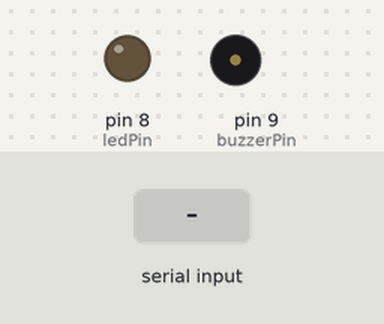
A sketch run on a simulated Arduino Uno, built with avr-gcc and run on an emulated ATmega328P. Parts: output pins drawn as LEDs (lit = HIGH), buzzer (waves = sounding). The test bench sets the inputs (shaded band).

Above: at 1.2 s.
1.3 s: "1" received over Serial
At 1.8 s:
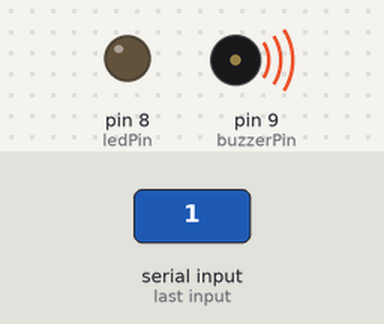
2.8 s: "0" received over Serial
At 4.2 s:
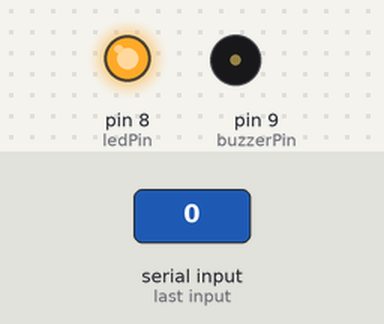
Timing chart, 0 to 5.8 s (numbered marks = the images above; inputs shaded):
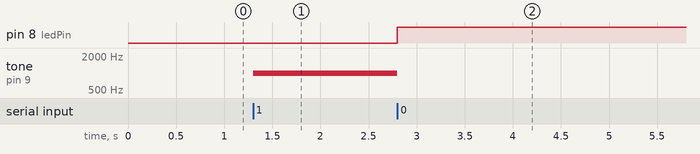

Measured:
- after the input at 1.3 s, tone on pin 9 (buzzerPin): silent → 1000 Hz at once
- after the input at 2.8 s, pin 8 (ledPin): LOW → HIGH at once; tone on pin 9 (buzzerPin): 1000 Hz → silent at once

The sketch:

Project1AID.ino
```cpp
int buzzerPin = 9;  // Buzzer connected to pin 9
int ledPin = 8;     // LED connected to pin 8

void setup() {
  pinMode(buzzerPin, OUTPUT);
  pinMode(ledPin, OUTPUT);
  Serial.begin(9600);  // Start serial communication at 9600 baud rate
}

void loop() {
  if (Serial.available() > 0) {
    char received = Serial.read();  // Read the serial input

    if (received == '1') {
      tone(buzzerPin, 1000);   // Turn on buzzer at 1000 Hz
      digitalWrite(ledPin, LOW); // Turn off LED
    }
    else if (received == '0') {
      noTone(buzzerPin);        // Turn off buzzer
      digitalWrite(ledPin, HIGH); // Turn on LED
    }
  }
}
```
